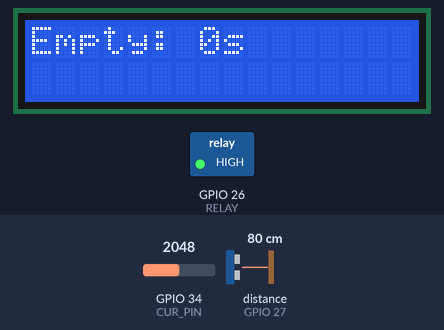
This sketch was run on a simulated ESP32. Parts: 16×2 character LCD, switched loads named in the sketch (green lamp = pin HIGH). Wiring (inferred from the names in the program): ultrasonic range finder: trigger GPIO 14; echo GPIO 27. The test bench sets the inputs (shaded band); at power-on: distance to the obstacle (sensor on GPIO 27) 80 cm, GPIO 34 (CUR_PIN) = 2048. The echo pulse lasts 58.3 µs per cm; WiFi joins after 1.5 s; servers stay silent unless stated; uploads are accepted with an empty reply; pins used as bus, display or sensor lines are not drawn; what the sketch prints to the serial monitor is not drawn.

Above: at 3.2 s.
3.3 s: distance to the obstacle (sensor on GPIO 27) set to 2 cm
At 4.8 s:
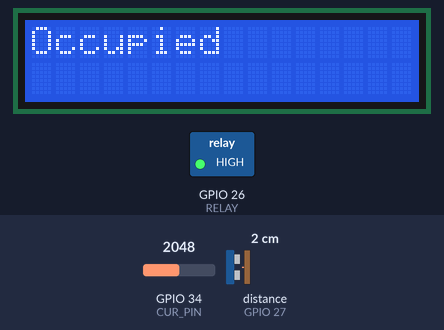
5.2 s: distance to the obstacle (sensor on GPIO 27) set to 18 cm
At 9.0 s:
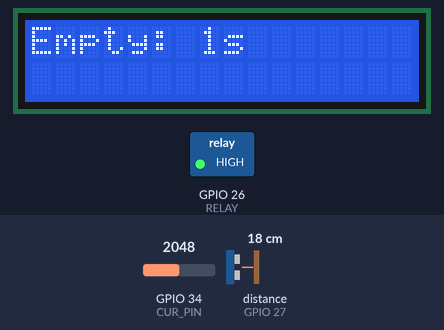
10.1 s: distance to the obstacle (sensor on GPIO 27) set to 4 cm
At 11.1 s:
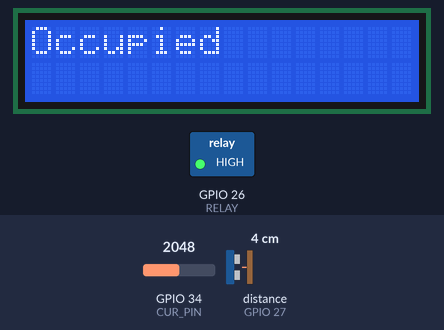
12.2 s: distance to the obstacle (sensor on GPIO 27) set to 35 cm
At 17.3 s:
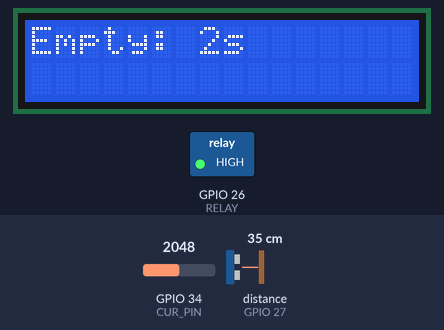
Timing chart, 0 to 18.1 s (numbered marks = the images above; inputs shaded):
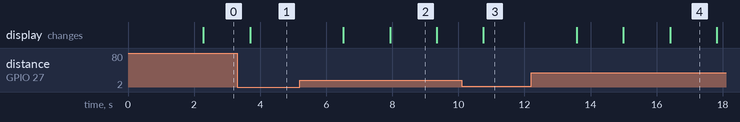

Measured:
- after the input at 3.3 s, the display: changes after 0.39 s (image 1)
- after the input at 5.2 s, the display: first changes after 1.3 s (image 2 shows a later state)
- after the input at 10.1 s, the display: changes after 0.65 s (image 3)
- after the input at 12.2 s, the display: first changes after 1.4 s (image 4 shows a later state)
- what the display in image 2 shows lasts 1.4 s, from 7.9 s to 9.3 s

The sketch:

esp.ino
```cpp
#include <Wire.h>
#include <LiquidCrystal_I2C.h>
#include <WiFi.h>
#include <HTTPClient.h>

#define TRIG 14
#define ECHO 27
#define RELAY 26
#define CUR_PIN 34

LiquidCrystal_I2C lcd(0x27, 16, 2);

// 🔥 WIFI
const char* ssid = "Kavish's Galaxy S21 FE 5G";
const char* password = "jtlh7880";

// 🔥 Replace IP
const char* serverData = "http://10.24.180.2:5000/api/data";
const char* serverControl = "http://10.24.180.2:5000/api/control";

const int DIST_TH = 10;
const unsigned long AUTO_CUTOFF = 60000;

unsigned long absentStart = 0;
bool loadOn = true;


// ---------------- DISTANCE ----------------
long getDist() {
  digitalWrite(TRIG, LOW);
  delayMicroseconds(2);
  digitalWrite(TRIG, HIGH);
  delayMicroseconds(10);
  digitalWrite(TRIG, LOW);

  long duration = pulseIn(ECHO, HIGH, 30000);
  return duration * 0.034 / 2;
}


// ---------------- CURRENT ----------------
float readCurrent() {
  float val = analogRead(CUR_PIN);
  return val / 100.0; // safe approximation
}


// ---------------- SEND DATA ----------------
void sendData(float usage, bool occupied) {
  if (WiFi.status() == WL_CONNECTED) {
    HTTPClient http;

    http.begin(serverData);
    http.addHeader("Content-Type", "application/json");

    String json = "{\"usage\": " + String(usage) +
                  ", \"occupied\": " + (occupied ? "true" : "false") + "}";

    http.POST(json);
    http.end();
  }
}


// ---------------- GET CONTROL ----------------
bool manualCut() {
  if (WiFi.status() == WL_CONNECTED) {
    HTTPClient http;

    http.begin(serverControl);
    int code = http.GET();

    if (code == 200) {
      String payload = http.getString();
      if (payload.indexOf("true") != -1) return true;
    }

    http.end();
  }
  return false;
}


// ---------------- SETUP ----------------
void setup() {
  Serial.begin(115200);

  pinMode(TRIG, OUTPUT);
  pinMode(ECHO, INPUT);
  pinMode(RELAY, OUTPUT);

  digitalWrite(RELAY, HIGH);

  lcd.init();
  lcd.backlight();

  WiFi.begin(ssid, password);

  while (WiFi.status() != WL_CONNECTED) {
    delay(1000);
    Serial.println("Connecting...");
  }

  Serial.println("WiFi Connected");
}


// ---------------- LOOP ----------------
void loop() {

  // 🔥 MANUAL OVERRIDE
  if (manualCut()) {
    digitalWrite(RELAY, LOW);
    lcd.clear();
    lcd.print("MANUAL CUT OFF");
    delay(1000);
    return;
  }

  long d = getDist();
  bool occupied = (d > 0 && d <= DIST_TH);

  float usage = readCurrent();
  if (usage < 0.1) usage = 0;

  if (occupied) {
    absentStart = 0;
    digitalWrite(RELAY, HIGH);

    lcd.clear();
    lcd.print("Occupied");
  }
  else {
    if (!absentStart) absentStart = millis();

    unsigned long elapsed = millis() - absentStart;

    lcd.clear();
    lcd.print("Empty: ");
    lcd.print(elapsed / 1000);
    lcd.print("s");

    // 🔥 AUTO CUTOFF (SAFE)
    if (elapsed >= AUTO_CUTOFF) {
      digitalWrite(RELAY, LOW);
      lcd.clear();
      lcd.print("AUTO CUT OFF");
    }
  }

  sendData(usage, occupied);

  delay(1000);
}
```
